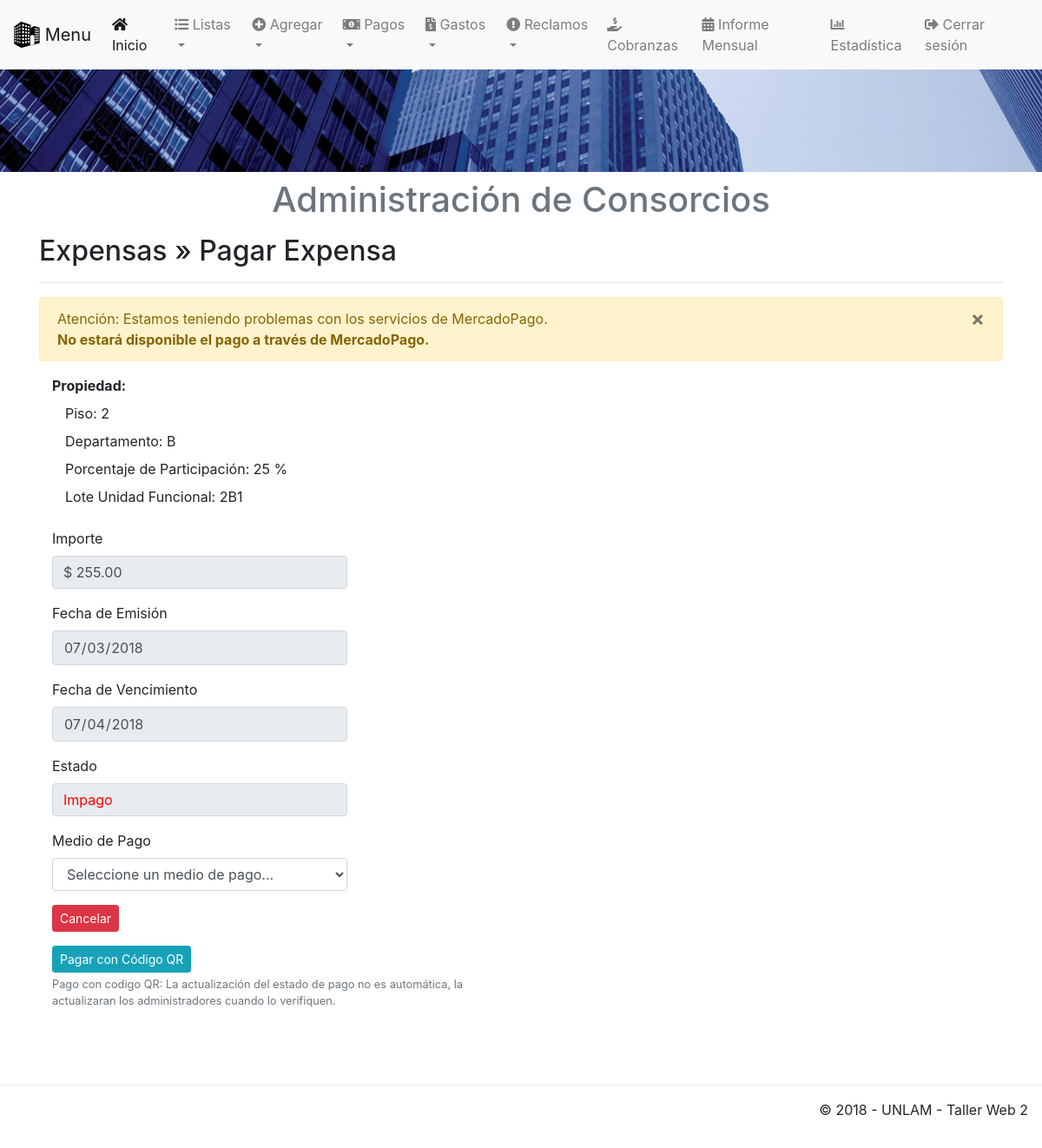
Page /app/view/abm/pagarExpensa.php?id=4 (signed in) on the committed database.
### tables this page shows
CREATE TABLE `expensa` (
  `idExpensa` int(11) UNSIGNED NOT NULL,
  `idLiquidacion` int(11) UNSIGNED DEFAULT NULL,
  `idPropiedad` int(11) UNSIGNED DEFAULT NULL,
  `importe` decimal(12,2) UNSIGNED NOT NULL,
  `fecha` date NOT NULL,
  `vencimiento` date DEFAULT NULL,
  `estado` varchar(50) DEFAULT NULL
);

CREATE TABLE `propiedad` (
  `idPropiedad` int(11) UNSIGNED NOT NULL,
  `idUsuarios` int(11) UNSIGNED DEFAULT NULL,
  `porcentajeParticipacion` int(3) UNSIGNED NOT NULL,
  `piso` int(3) NOT NULL,
  `departamento` varchar(1) NOT NULL,
  `unidadFuncionalLote` varchar(50) NOT NULL,
  `idConsorcio` int(11) UNSIGNED DEFAULT NULL
);

### app/view/abm/pagarExpensa.php (the view, shortened to what this page needs)
<?php
try {
	$isMercadoPagoEnabled = true;
	$mp = new MP("7466445635971939", "b2T9AcENUezVW34XoYyOWe4mO1Ow4M32");
	$mp->sandbox_mode(TRUE);
} catch (MercadoPagoException $e) {
	$isMercadoPagoEnabled = false;
}
?>
<!DOCTYPE html>
<html lang="es">
<?php include('../template/head.php'); ?>
    <body>
    <?php
        include('../template/nav.php');
        include('../template/header.php'); ?>
        <div class="container">
		<div class="content">
			<h2>Expensas &raquo; Pagar Expensa</h2>
			<hr />
			<?php
			if (!isset($_GET["id"]) || empty($_GET["id"]) ) {
				echo '<div class="alert alert-danger alert-dismissable">Error: La expensa indicada no existe o no tiene acceso a ella.</div>';
			} else {
				$idExpensa = mysqli_real_escape_string($conexion,(strip_tags($_GET["id"],ENT_QUOTES)));
				if (isset($_SESSION['admin']) || isset($_SESSION['operador'])) {
					$sql = mysqli_query($conexion,
					"SELECT *
					FROM expensa
					JOIN propiedad ON expensa.idPropiedad = propiedad.idPropiedad
					WHERE expensa.idExpensa = '$idExpensa';") or die(mysqli_error($conexion));
				}
				if (mysqli_num_rows($sql) == 0) {
					echo '<div class="alert alert-danger alert-dismissable">Error: La expensa indicada no existe o no tiene acceso a ella.</div>';
				} else {
					$expensa = mysqli_fetch_assoc($sql);
					if ($isMercadoPagoEnabled) {
						$preference_data = array(
							"items" => array(
								array(
									"id" => $idExpensa,
									"title" => "Pago de Expensa",
									"description" => "",
									"category_id" => "services",
									"currency_id" => "ARS",
									"quantity" => 1,
									"unit_price" => (float) $expensa["importe"]
								)
								),
								"back_urls" => array(
									"success" => "http://localhost/consorcio/app/view/abm/procesarPago.php",
									"failure" => "http://localhost/consorcio/app/view/procesarPago.php",
									"pending" => "http://localhost/consorcio/app/view/procesarPago.php"
								),
								"external_reference" => $idExpensa
						);
						try {
							$preference = $mp->create_preference($preference_data);
						} catch (MercadoPagoException $e) {
							echo '<div class="alert alert-warning alert-dismissable"><button type="button" class="close" data-dismiss="alert" aria-hidden="true">&times;</button>Atención: Estamos teniendo problemas con los servicios de MercadoPago.<br><b>No estará disponible el pago a través de MercadoPago.</b></div>';
						}
					}
					?>
				<?php
				}
			}
			?>
		<?php
			if (isset($expensa)) {
		?>
			<form class="form-horizontal" action="" method="post">
				<div class="form-group">
						<label class="col-sm-3 control-label"><b>Propiedad:</b></label>
						<div class="col-sm-4">
							<label class="col control-label">Piso: <?php echo $expensa['piso']; ?></label>
							<label class="col control-label">Departamento: <?php echo $expensa['departamento']; ?></label>
							<label class="col control-label">Porcentaje de Participación: <?php echo $expensa['porcentajeParticipacion']; ?> %</label>
							<label class="col control-label">Lote Unidad Funcional: <?php echo $expensa['unidadFuncionalLote']; ?></label>
						</div>
				</div>
            	<div class="form-group">
					<label class="col-sm-3 control-label">Importe</label>
					<div class="col-sm-4">
						<input type="text" name="importeExpensa" readonly="readonly" value="$ <?php echo $expensa['importe']; ?>" class="form-control">
					</div>
				</div>
                <div class="form-group">
					<label class="col-sm-3 control-label">Fecha de Emisión</label>
					<div class="col-sm-4">
						<input type="date" name="fechaExpensa" readonly="readonly" value="<?php echo $expensa['fecha']; ?>" class="form-control">
					</div>
				</div>
				<div class="form-group">
					<label class="col-sm-3 control-label">Fecha de Vencimiento</label>
					<div class="col-sm-4">
						<input type="date" name="vencimientoExpensa" readonly="readonly" value="<?php echo $expensa['vencimiento']; ?>" class="form-control">
					</div>
				</div>
                <div class="form-group">
					<label class="col-sm-3 control-label">Estado</label>
					<div class="col-sm-4">
						<input type="text" name="estadoExpensa" readonly="readonly" style="color: <?php echo ($expensa['estado']) == "Impago" ? "red" : "green" ?>" value="<?php echo $expensa['estado']; ?>" class="form-control" >
					</div>
				</div>
				</div>
				<?php
					if ($expensa["estado"] != 'Pago') {
						?>
						<div class="form-group">
							<label class="col-sm-3 control-label">Medio de Pago</label>
							<div class="col-sm-4">
								<select required name="idFormaPago" class="form-control" onchange="cambioFormaPago(this);">
									<option disabled selected>Seleccione un medio de pago...</option>
								</select>
							</div>
						</div>
						<?php
					}
				?>
		<?php
			if ($expensa["estado"] != 'Pago') {
				?>
					<div class="form-group">
						<div class="col-sm-6">
							<a href="../listaExpensas.php" class="btn btn-sm btn-danger">Cancelar</a>
						</div>
					</div>
					<div class="form-group">
						<div class="col-sm-6">
							<button type="button" class="btn btn-sm btn-info" data-toggle="modal" data-target="#pagarCodigoQr">Pagar con Código QR</button>
							<br><small class="form-text text-muted">Pago con codigo QR: La actualización del estado de pago no es automática, la actualizaran los administradores cuando lo verifiquen.</small>
						</div>
					</div>
			</div>
				<?php
			}
		}
		?>
  	<div class="corte"></div>
	<?php include('../template/footer.php'); ?>
    </body>
</html>

### public/css/estilos.css (style rules this page uses)
.corte { width: 100%; clear: both; height: 9rem; }

### rows in the picture
expensa: idPropiedad.piso "2", idPropiedad.departamento "B", idPropiedad.porcentajeParticipacion "25", idPropiedad.unidadFuncionalLote "2B1", importeExpensa "$ 255.00", fechaExpensa "07/03/2018", vencimientoExpensa "07/04/2018", estadoExpensa "Impago"
